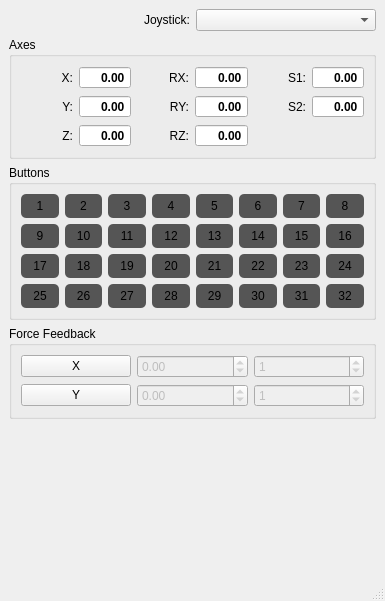
<?xml version="1.0" encoding="UTF-8"?>
<ui version="4.0">
 <class>MainWindow</class>
 <widget class="QMainWindow" name="MainWindow">
  <property name="geometry">
   <rect>
    <x>0</x>
    <y>0</y>
    <width>385</width>
    <height>601</height>
   </rect>
  </property>
  <property name="windowTitle">
   <string>DirectInput</string>
  </property>
  <widget class="QWidget" name="centralwidget">
   <layout class="QGridLayout" name="gridLayout_3">
    <item row="0" column="0">
     <widget class="QLabel" name="label">
      <property name="text">
       <string>Joystick:</string>
      </property>
      <property name="alignment">
       <set>Qt::AlignRight|Qt::AlignTrailing|Qt::AlignVCenter</set>
      </property>
     </widget>
    </item>
    <item row="0" column="1">
     <widget class="QComboBox" name="comboBoxJoysticks"/>
    </item>
    <item row="1" column="0" colspan="2">
     <widget class="QGroupBox" name="groupBox">
      <property name="title">
       <string>Axes</string>
      </property>
      <layout class="QGridLayout" name="gridLayout">
       <item row="0" column="0">
        <widget class="QLabel" name="label_2">
         <property name="text">
          <string>X:</string>
         </property>
         <property name="alignment">
          <set>Qt::AlignRight|Qt::AlignTrailing|Qt::AlignVCenter</set>
         </property>
        </widget>
       </item>
       <item row="0" column="1">
        <widget class="QDoubleSpinBox" name="spinBoxX">
         <property name="font">
          <font>
           <bold>true</bold>
          </font>
         </property>
         <property name="focusPolicy">
          <enum>Qt::NoFocus</enum>
         </property>
         <property name="alignment">
          <set>Qt::AlignRight|Qt::AlignTrailing|Qt::AlignVCenter</set>
         </property>
         <property name="readOnly">
          <bool>true</bool>
         </property>
         <property name="buttonSymbols">
          <enum>QAbstractSpinBox::NoButtons</enum>
         </property>
         <property name="minimum">
          <double>-1.000000000000000</double>
         </property>
         <property name="maximum">
          <double>1.000000000000000</double>
         </property>
        </widget>
       </item>
       <item row="0" column="2">
        <widget class="QLabel" name="label_5">
         <property name="text">
          <string>RX:</string>
         </property>
         <property name="alignment">
          <set>Qt::AlignRight|Qt::AlignTrailing|Qt::AlignVCenter</set>
         </property>
        </widget>
       </item>
       <item row="0" column="3">
        <widget class="QDoubleSpinBox" name="spinBoxRX">
         <property name="font">
          <font>
           <bold>true</bold>
          </font>
         </property>
         <property name="focusPolicy">
          <enum>Qt::NoFocus</enum>
         </property>
         <property name="alignment">
          <set>Qt::AlignRight|Qt::AlignTrailing|Qt::AlignVCenter</set>
         </property>
         <property name="readOnly">
          <bool>true</bool>
         </property>
         <property name="buttonSymbols">
          <enum>QAbstractSpinBox::NoButtons</enum>
         </property>
         <property name="minimum">
          <double>-1.000000000000000</double>
         </property>
         <property name="maximum">
          <double>1.000000000000000</double>
         </property>
        </widget>
       </item>
       <item row="0" column="4">
        <widget class="QLabel" name="label_8">
         <property name="text">
          <string>S1:</string>
         </property>
         <property name="alignment">
          <set>Qt::AlignRight|Qt::AlignTrailing|Qt::AlignVCenter</set>
         </property>
        </widget>
       </item>
       <item row="0" column="5">
        <widget class="QDoubleSpinBox" name="spinBoxSlider1">
         <property name="font">
          <font>
           <bold>true</bold>
          </font>
         </property>
         <property name="focusPolicy">
          <enum>Qt::NoFocus</enum>
         </property>
         <property name="alignment">
          <set>Qt::AlignRight|Qt::AlignTrailing|Qt::AlignVCenter</set>
         </property>
         <property name="readOnly">
          <bool>true</bool>
         </property>
         <property name="buttonSymbols">
          <enum>QAbstractSpinBox::NoButtons</enum>
         </property>
         <property name="minimum">
          <double>-1.000000000000000</double>
         </property>
         <property name="maximum">
          <double>1.000000000000000</double>
         </property>
        </widget>
       </item>
       <item row="1" column="0">
        <widget class="QLabel" name="label_3">
         <property name="text">
          <string>Y:</string>
         </property>
         <property name="alignment">
          <set>Qt::AlignRight|Qt::AlignTrailing|Qt::AlignVCenter</set>
         </property>
        </widget>
       </item>
       <item row="1" column="1">
        <widget class="QDoubleSpinBox" name="spinBoxY">
         <property name="font">
          <font>
           <bold>true</bold>
          </font>
         </property>
         <property name="focusPolicy">
          <enum>Qt::NoFocus</enum>
         </property>
         <property name="alignment">
          <set>Qt::AlignRight|Qt::AlignTrailing|Qt::AlignVCenter</set>
         </property>
         <property name="readOnly">
          <bool>true</bool>
         </property>
         <property name="buttonSymbols">
          <enum>QAbstractSpinBox::NoButtons</enum>
         </property>
         <property name="minimum">
          <double>-1.000000000000000</double>
         </property>
         <property name="maximum">
          <double>1.000000000000000</double>
         </property>
        </widget>
       </item>
       <item row="1" column="2">
        <widget class="QLabel" name="label_7">
         <property name="text">
          <string>RY:</string>
         </property>
         <property name="alignment">
          <set>Qt::AlignRight|Qt::AlignTrailing|Qt::AlignVCenter</set>
         </property>
        </widget>
       </item>
       <item row="1" column="3">
        <widget class="QDoubleSpinBox" name="spinBoxRY">
         <property name="font">
          <font>
           <bold>true</bold>
          </font>
         </property>
         <property name="focusPolicy">
          <enum>Qt::NoFocus</enum>
         </property>
         <property name="alignment">
          <set>Qt::AlignRight|Qt::AlignTrailing|Qt::AlignVCenter</set>
         </property>
         <property name="readOnly">
          <bool>true</bool>
         </property>
         <property name="buttonSymbols">
          <enum>QAbstractSpinBox::NoButtons</enum>
         </property>
         <property name="minimum">
          <double>-1.000000000000000</double>
         </property>
         <property name="maximum">
          <double>1.000000000000000</double>
         </property>
        </widget>
       </item>
       <item row="1" column="4">
        <widget class="QLabel" name="label_9">
         <property name="text">
          <string>S2:</string>
         </property>
         <property name="alignment">
          <set>Qt::AlignRight|Qt::AlignTrailing|Qt::AlignVCenter</set>
         </property>
        </widget>
       </item>
       <item row="1" column="5">
        <widget class="QDoubleSpinBox" name="spinBoxSlider2">
         <property name="font">
          <font>
           <bold>true</bold>
          </font>
         </property>
         <property name="focusPolicy">
          <enum>Qt::NoFocus</enum>
         </property>
         <property name="alignment">
          <set>Qt::AlignRight|Qt::AlignTrailing|Qt::AlignVCenter</set>
         </property>
         <property name="readOnly">
          <bool>true</bool>
         </property>
         <property name="buttonSymbols">
          <enum>QAbstractSpinBox::NoButtons</enum>
         </property>
         <property name="minimum">
          <double>-1.000000000000000</double>
         </property>
         <property name="maximum">
          <double>1.000000000000000</double>
         </property>
        </widget>
       </item>
       <item row="2" column="0">
        <widget class="QLabel" name="label_4">
         <property name="text">
          <string>Z:</string>
         </property>
         <property name="alignment">
          <set>Qt::AlignRight|Qt::AlignTrailing|Qt::AlignVCenter</set>
         </property>
        </widget>
       </item>
       <item row="2" column="1">
        <widget class="QDoubleSpinBox" name="spinBoxZ">
         <property name="font">
          <font>
           <bold>true</bold>
          </font>
         </property>
         <property name="focusPolicy">
          <enum>Qt::NoFocus</enum>
         </property>
         <property name="alignment">
          <set>Qt::AlignRight|Qt::AlignTrailing|Qt::AlignVCenter</set>
         </property>
         <property name="readOnly">
          <bool>true</bool>
         </property>
         <property name="buttonSymbols">
          <enum>QAbstractSpinBox::NoButtons</enum>
         </property>
         <property name="minimum">
          <double>-1.000000000000000</double>
         </property>
         <property name="maximum">
          <double>1.000000000000000</double>
         </property>
        </widget>
       </item>
       <item row="2" column="2">
        <widget class="QLabel" name="label_6">
         <property name="text">
          <string>RZ:</string>
         </property>
         <property name="alignment">
          <set>Qt::AlignRight|Qt::AlignTrailing|Qt::AlignVCenter</set>
         </property>
        </widget>
       </item>
       <item row="2" column="3">
        <widget class="QDoubleSpinBox" name="spinBoxRZ">
         <property name="font">
          <font>
           <bold>true</bold>
          </font>
         </property>
         <property name="focusPolicy">
          <enum>Qt::NoFocus</enum>
         </property>
         <property name="alignment">
          <set>Qt::AlignRight|Qt::AlignTrailing|Qt::AlignVCenter</set>
         </property>
         <property name="readOnly">
          <bool>true</bool>
         </property>
         <property name="buttonSymbols">
          <enum>QAbstractSpinBox::NoButtons</enum>
         </property>
         <property name="minimum">
          <double>-1.000000000000000</double>
         </property>
         <property name="maximum">
          <double>1.000000000000000</double>
         </property>
        </widget>
       </item>
      </layout>
     </widget>
    </item>
    <item row="2" column="0" colspan="2">
     <widget class="QGroupBox" name="groupBox_2">
      <property name="enabled">
       <bool>true</bool>
      </property>
      <property name="styleSheet">
       <string notr="true">QPushButton:disabled 
{
	padding: 5px;
	background-color: #555;
	border-radius: 5px;
	color: #000;
}

QPushButton:disabled:pressed
{
	background-color: #ff0;
}

QPushButton:disabled:checked 
{
	background-color: #0f0;
}</string>
      </property>
      <property name="title">
       <string>Buttons</string>
      </property>
      <layout class="QGridLayout" name="gridLayout_2">
       <item row="0" column="0">
        <widget class="QPushButton" name="pushButton_1">
         <property name="enabled">
          <bool>false</bool>
         </property>
         <property name="text">
          <string>1</string>
         </property>
         <property name="checkable">
          <bool>true</bool>
         </property>
         <property name="checked">
          <bool>false</bool>
         </property>
        </widget>
       </item>
       <item row="0" column="1">
        <widget class="QPushButton" name="pushButton_2">
         <property name="enabled">
          <bool>false</bool>
         </property>
         <property name="text">
          <string>2</string>
         </property>
         <property name="checkable">
          <bool>true</bool>
         </property>
         <property name="checked">
          <bool>false</bool>
         </property>
        </widget>
       </item>
       <item row="0" column="2">
        <widget class="QPushButton" name="pushButton_3">
         <property name="enabled">
          <bool>false</bool>
         </property>
         <property name="text">
          <string>3</string>
         </property>
         <property name="checkable">
          <bool>true</bool>
         </property>
         <property name="checked">
          <bool>false</bool>
         </property>
        </widget>
       </item>
       <item row="0" column="3">
        <widget class="QPushButton" name="pushButton_4">
         <property name="enabled">
          <bool>false</bool>
         </property>
         <property name="text">
          <string>4</string>
         </property>
         <property name="checkable">
          <bool>true</bool>
         </property>
         <property name="checked">
          <bool>false</bool>
         </property>
        </widget>
       </item>
       <item row="0" column="4">
        <widget class="QPushButton" name="pushButton_5">
         <property name="enabled">
          <bool>false</bool>
         </property>
         <property name="text">
          <string>5</string>
         </property>
         <property name="checkable">
          <bool>true</bool>
         </property>
         <property name="checked">
          <bool>false</bool>
         </property>
        </widget>
       </item>
       <item row="0" column="5">
        <widget class="QPushButton" name="pushButton_6">
         <property name="enabled">
          <bool>false</bool>
         </property>
         <property name="text">
          <string>6</string>
         </property>
         <property name="checkable">
          <bool>true</bool>
         </property>
         <property name="checked">
          <bool>false</bool>
         </property>
        </widget>
       </item>
       <item row="0" column="6">
        <widget class="QPushButton" name="pushButton_7">
         <property name="enabled">
          <bool>false</bool>
         </property>
         <property name="text">
          <string>7</string>
         </property>
         <property name="checkable">
          <bool>true</bool>
         </property>
         <property name="checked">
          <bool>false</bool>
         </property>
        </widget>
       </item>
       <item row="0" column="7">
        <widget class="QPushButton" name="pushButton_8">
         <property name="enabled">
          <bool>false</bool>
         </property>
         <property name="text">
          <string>8</string>
         </property>
         <property name="checkable">
          <bool>true</bool>
         </property>
         <property name="checked">
          <bool>false</bool>
         </property>
        </widget>
       </item>
       <item row="1" column="0">
        <widget class="QPushButton" name="pushButton_9">
         <property name="enabled">
          <bool>false</bool>
         </property>
         <property name="text">
          <string>9</string>
         </property>
         <property name="checkable">
          <bool>true</bool>
         </property>
         <property name="checked">
          <bool>false</bool>
         </property>
        </widget>
       </item>
       <item row="1" column="1">
        <widget class="QPushButton" name="pushButton_10">
         <property name="enabled">
          <bool>false</bool>
         </property>
         <property name="text">
          <string>10</string>
         </property>
         <property name="checkable">
          <bool>true</bool>
         </property>
         <property name="checked">
          <bool>false</bool>
         </property>
        </widget>
       </item>
       <item row="1" column="2">
        <widget class="QPushButton" name="pushButton_11">
         <property name="enabled">
          <bool>false</bool>
         </property>
         <property name="text">
          <string>11</string>
         </property>
         <property name="checkable">
          <bool>true</bool>
         </property>
         <property name="checked">
          <bool>false</bool>
         </property>
        </widget>
       </item>
       <item row="1" column="3">
        <widget class="QPushButton" name="pushButton_12">
         <property name="enabled">
          <bool>false</bool>
         </property>
         <property name="text">
          <string>12</string>
         </property>
         <property name="checkable">
          <bool>true</bool>
         </property>
         <property name="checked">
          <bool>false</bool>
         </property>
        </widget>
       </item>
       <item row="1" column="4">
        <widget class="QPushButton" name="pushButton_13">
         <property name="enabled">
          <bool>false</bool>
         </property>
         <property name="text">
          <string>13</string>
         </property>
         <property name="checkable">
          <bool>true</bool>
         </property>
         <property name="checked">
          <bool>false</bool>
         </property>
        </widget>
       </item>
       <item row="1" column="5">
        <widget class="QPushButton" name="pushButton_14">
         <property name="enabled">
          <bool>false</bool>
         </property>
         <property name="text">
          <string>14</string>
         </property>
         <property name="checkable">
          <bool>true</bool>
         </property>
         <property name="checked">
          <bool>false</bool>
         </property>
        </widget>
       </item>
       <item row="1" column="6">
        <widget class="QPushButton" name="pushButton_15">
         <property name="enabled">
          <bool>false</bool>
         </property>
         <property name="text">
          <string>15</string>
         </property>
         <property name="checkable">
          <bool>true</bool>
         </property>
         <property name="checked">
          <bool>false</bool>
         </property>
        </widget>
       </item>
       <item row="1" column="7">
        <widget class="QPushButton" name="pushButton_16">
         <property name="enabled">
          <bool>false</bool>
         </property>
         <property name="text">
          <string>16</string>
         </property>
         <property name="checkable">
          <bool>true</bool>
         </property>
         <property name="checked">
          <bool>false</bool>
         </property>
        </widget>
       </item>
       <item row="2" column="0">
        <widget class="QPushButton" name="pushButton_17">
         <property name="enabled">
          <bool>false</bool>
         </property>
         <property name="text">
          <string>17</string>
         </property>
         <property name="checkable">
          <bool>true</bool>
         </property>
         <property name="checked">
          <bool>false</bool>
         </property>
        </widget>
       </item>
       <item row="2" column="1">
        <widget class="QPushButton" name="pushButton_18">
         <property name="enabled">
          <bool>false</bool>
         </property>
         <property name="text">
          <string>18</string>
         </property>
         <property name="checkable">
          <bool>true</bool>
         </property>
         <property name="checked">
          <bool>false</bool>
         </property>
        </widget>
       </item>
       <item row="2" column="2">
        <widget class="QPushButton" name="pushButton_19">
         <property name="enabled">
          <bool>false</bool>
         </property>
         <property name="text">
          <string>19</string>
         </property>
         <property name="checkable">
          <bool>true</bool>
         </property>
         <property name="checked">
          <bool>false</bool>
         </property>
        </widget>
       </item>
       <item row="2" column="3">
        <widget class="QPushButton" name="pushButton_20">
         <property name="enabled">
          <bool>false</bool>
         </property>
         <property name="text">
          <string>20</string>
         </property>
         <property name="checkable">
          <bool>true</bool>
         </property>
         <property name="checked">
          <bool>false</bool>
         </property>
        </widget>
       </item>
       <item row="2" column="4">
        <widget class="QPushButton" name="pushButton_21">
         <property name="enabled">
          <bool>false</bool>
         </property>
         <property name="text">
          <string>21</string>
         </property>
         <property name="checkable">
          <bool>true</bool>
         </property>
         <property name="checked">
          <bool>false</bool>
         </property>
        </widget>
       </item>
       <item row="2" column="5">
        <widget class="QPushButton" name="pushButton_22">
         <property name="enabled">
          <bool>false</bool>
         </property>
         <property name="text">
          <string>22</string>
         </property>
         <property name="checkable">
          <bool>true</bool>
         </property>
         <property name="checked">
          <bool>false</bool>
         </property>
        </widget>
       </item>
       <item row="2" column="6">
        <widget class="QPushButton" name="pushButton_23">
         <property name="enabled">
          <bool>false</bool>
         </property>
         <property name="text">
          <string>23</string>
         </property>
         <property name="checkable">
          <bool>true</bool>
         </property>
         <property name="checked">
          <bool>false</bool>
         </property>
        </widget>
       </item>
       <item row="2" column="7">
        <widget class="QPushButton" name="pushButton_24">
         <property name="enabled">
          <bool>false</bool>
         </property>
         <property name="text">
          <string>24</string>
         </property>
         <property name="checkable">
          <bool>true</bool>
         </property>
         <property name="checked">
          <bool>false</bool>
         </property>
        </widget>
       </item>
       <item row="3" column="0">
        <widget class="QPushButton" name="pushButton_25">
         <property name="enabled">
          <bool>false</bool>
         </property>
         <property name="text">
          <string>25</string>
         </property>
         <property name="checkable">
          <bool>true</bool>
         </property>
         <property name="checked">
          <bool>false</bool>
         </property>
        </widget>
       </item>
       <item row="3" column="1">
        <widget class="QPushButton" name="pushButton_26">
         <property name="enabled">
          <bool>false</bool>
         </property>
         <property name="text">
          <string>26</string>
         </property>
         <property name="checkable">
          <bool>true</bool>
         </property>
         <property name="checked">
          <bool>false</bool>
         </property>
        </widget>
       </item>
       <item row="3" column="2">
        <widget class="QPushButton" name="pushButton_27">
         <property name="enabled">
          <bool>false</bool>
         </property>
         <property name="text">
          <string>27</string>
         </property>
         <property name="checkable">
          <bool>true</bool>
         </property>
         <property name="checked">
          <bool>false</bool>
         </property>
        </widget>
       </item>
       <item row="3" column="3">
        <widget class="QPushButton" name="pushButton_28">
         <property name="enabled">
          <bool>false</bool>
         </property>
         <property name="text">
          <string>28</string>
         </property>
         <property name="checkable">
          <bool>true</bool>
         </property>
         <property name="checked">
          <bool>false</bool>
         </property>
        </widget>
       </item>
       <item row="3" column="4">
        <widget class="QPushButton" name="pushButton_29">
         <property name="enabled">
          <bool>false</bool>
         </property>
         <property name="text">
          <string>29</string>
         </property>
         <property name="checkable">
          <bool>true</bool>
         </property>
         <property name="checked">
          <bool>false</bool>
         </property>
        </widget>
       </item>
       <item row="3" column="5">
        <widget class="QPushButton" name="pushButton_30">
         <property name="enabled">
          <bool>false</bool>
         </property>
         <property name="text">
          <string>30</string>
         </property>
         <property name="checkable">
          <bool>true</bool>
         </property>
         <property name="checked">
          <bool>false</bool>
         </property>
        </widget>
       </item>
       <item row="3" column="6">
        <widget class="QPushButton" name="pushButton_31">
         <property name="enabled">
          <bool>false</bool>
         </property>
         <property name="text">
          <string>31</string>
         </property>
         <property name="checkable">
          <bool>true</bool>
         </property>
         <property name="checked">
          <bool>false</bool>
         </property>
        </widget>
       </item>
       <item row="3" column="7">
        <widget class="QPushButton" name="pushButton_32">
         <property name="enabled">
          <bool>false</bool>
         </property>
         <property name="text">
          <string>32</string>
         </property>
         <property name="checkable">
          <bool>true</bool>
         </property>
         <property name="checked">
          <bool>false</bool>
         </property>
        </widget>
       </item>
      </layout>
     </widget>
    </item>
    <item row="3" column="0" colspan="2">
     <widget class="QGroupBox" name="groupBoxForceFeedback">
      <property name="minimumSize">
       <size>
        <width>0</width>
        <height>0</height>
       </size>
      </property>
      <property name="title">
       <string>Force Feedback</string>
      </property>
      <layout class="QGridLayout" name="gridLayout_4">
       <item row="0" column="0">
        <widget class="QPushButton" name="pushButtonForceX">
         <property name="text">
          <string>X</string>
         </property>
         <property name="checkable">
          <bool>true</bool>
         </property>
        </widget>
       </item>
       <item row="0" column="1">
        <widget class="QDoubleSpinBox" name="doubleSpinBoxForceX">
         <property name="enabled">
          <bool>false</bool>
         </property>
         <property name="minimum">
          <double>-1.000000000000000</double>
         </property>
         <property name="maximum">
          <double>1.000000000000000</double>
         </property>
         <property name="singleStep">
          <double>0.010000000000000</double>
         </property>
        </widget>
       </item>
       <item row="0" column="2">
        <widget class="QDoubleSpinBox" name="doubleSpinBoxForceCoefX">
         <property name="enabled">
          <bool>false</bool>
         </property>
         <property name="decimals">
          <number>0</number>
         </property>
         <property name="minimum">
          <double>0.000000000000000</double>
         </property>
         <property name="maximum">
          <double>10000.000000000000000</double>
         </property>
         <property name="value">
          <double>1.000000000000000</double>
         </property>
        </widget>
       </item>
       <item row="1" column="0">
        <widget class="QPushButton" name="pushButtonForceY">
         <property name="text">
          <string>Y</string>
         </property>
         <property name="checkable">
          <bool>true</bool>
         </property>
        </widget>
       </item>
       <item row="1" column="1">
        <widget class="QDoubleSpinBox" name="doubleSpinBoxForceY">
         <property name="enabled">
          <bool>false</bool>
         </property>
         <property name="minimum">
          <double>-1.000000000000000</double>
         </property>
         <property name="maximum">
          <double>1.000000000000000</double>
         </property>
         <property name="singleStep">
          <double>0.010000000000000</double>
         </property>
        </widget>
       </item>
       <item row="1" column="2">
        <widget class="QDoubleSpinBox" name="doubleSpinBoxForceCoefY">
         <property name="enabled">
          <bool>false</bool>
         </property>
         <property name="decimals">
          <number>0</number>
         </property>
         <property name="minimum">
          <double>0.000000000000000</double>
         </property>
         <property name="maximum">
          <double>10000.000000000000000</double>
         </property>
         <property name="value">
          <double>1.000000000000000</double>
         </property>
        </widget>
       </item>
      </layout>
     </widget>
    </item>
    <item row="4" column="0" colspan="2">
     <spacer name="verticalSpacer">
      <property name="orientation">
       <enum>Qt::Vertical</enum>
      </property>
      <property name="sizeHint" stdset="0">
       <size>
        <width>360</width>
        <height>10</height>
       </size>
      </property>
     </spacer>
    </item>
   </layout>
  </widget>
  <widget class="QMenuBar" name="menubar">
   <property name="geometry">
    <rect>
     <x>0</x>
     <y>0</y>
     <width>385</width>
     <height>25</height>
    </rect>
   </property>
  </widget>
  <widget class="QStatusBar" name="statusbar"/>
 </widget>
 <resources/>
 <connections/>
</ui>
